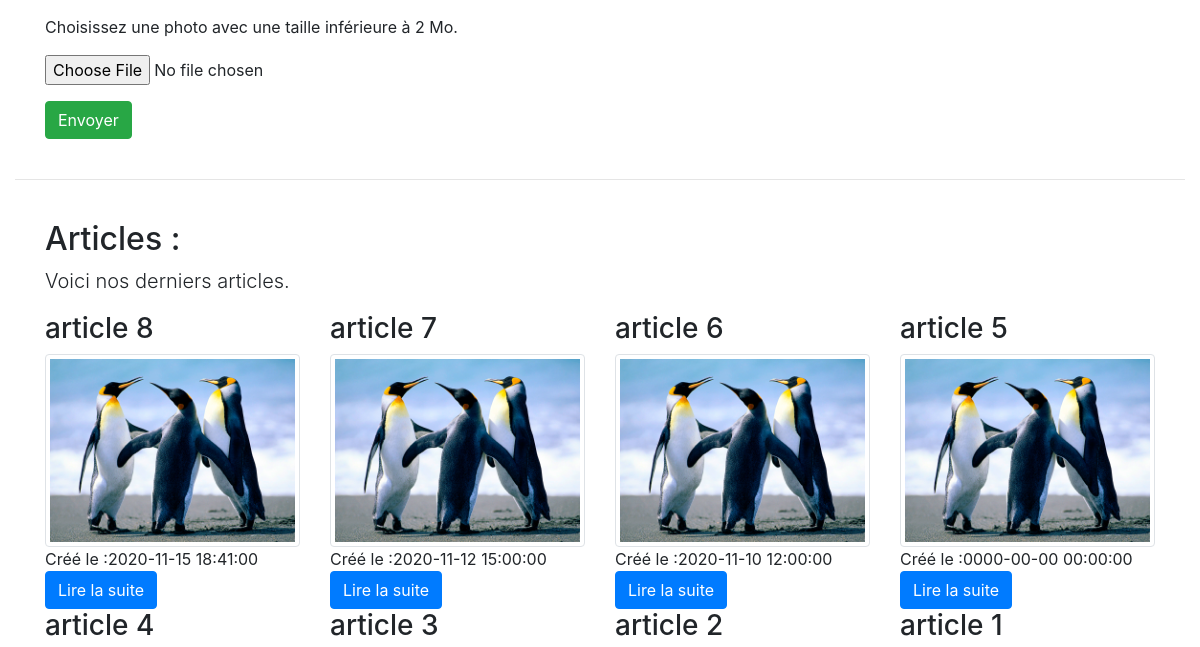
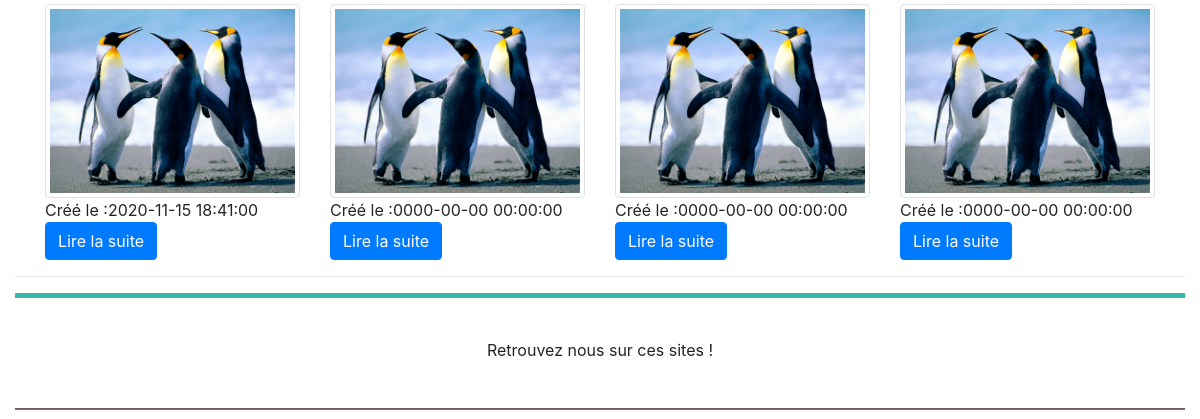
Before: /old_pages/articles.php (middle part) with the older database file (2 pictures, top to bottom).
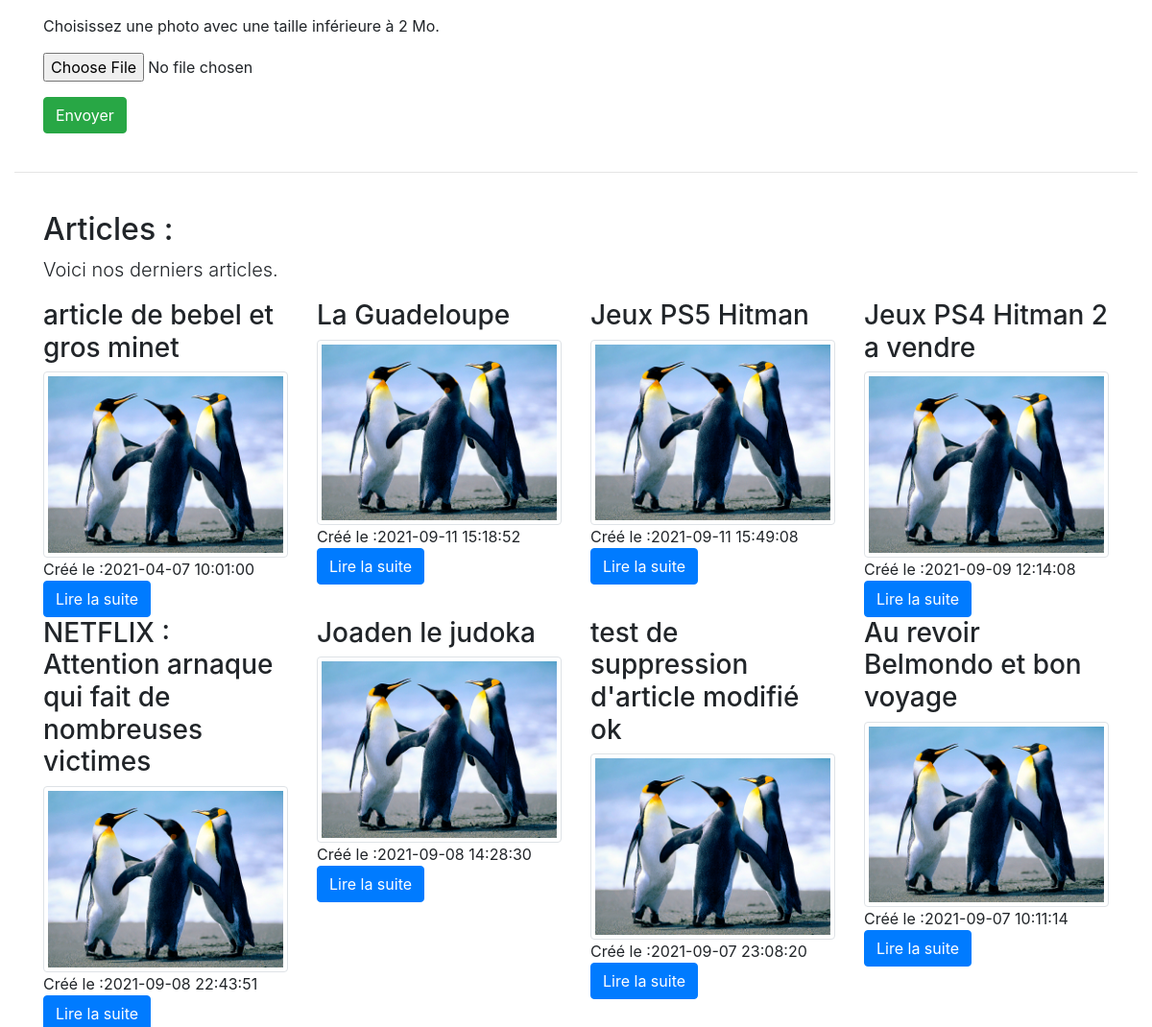
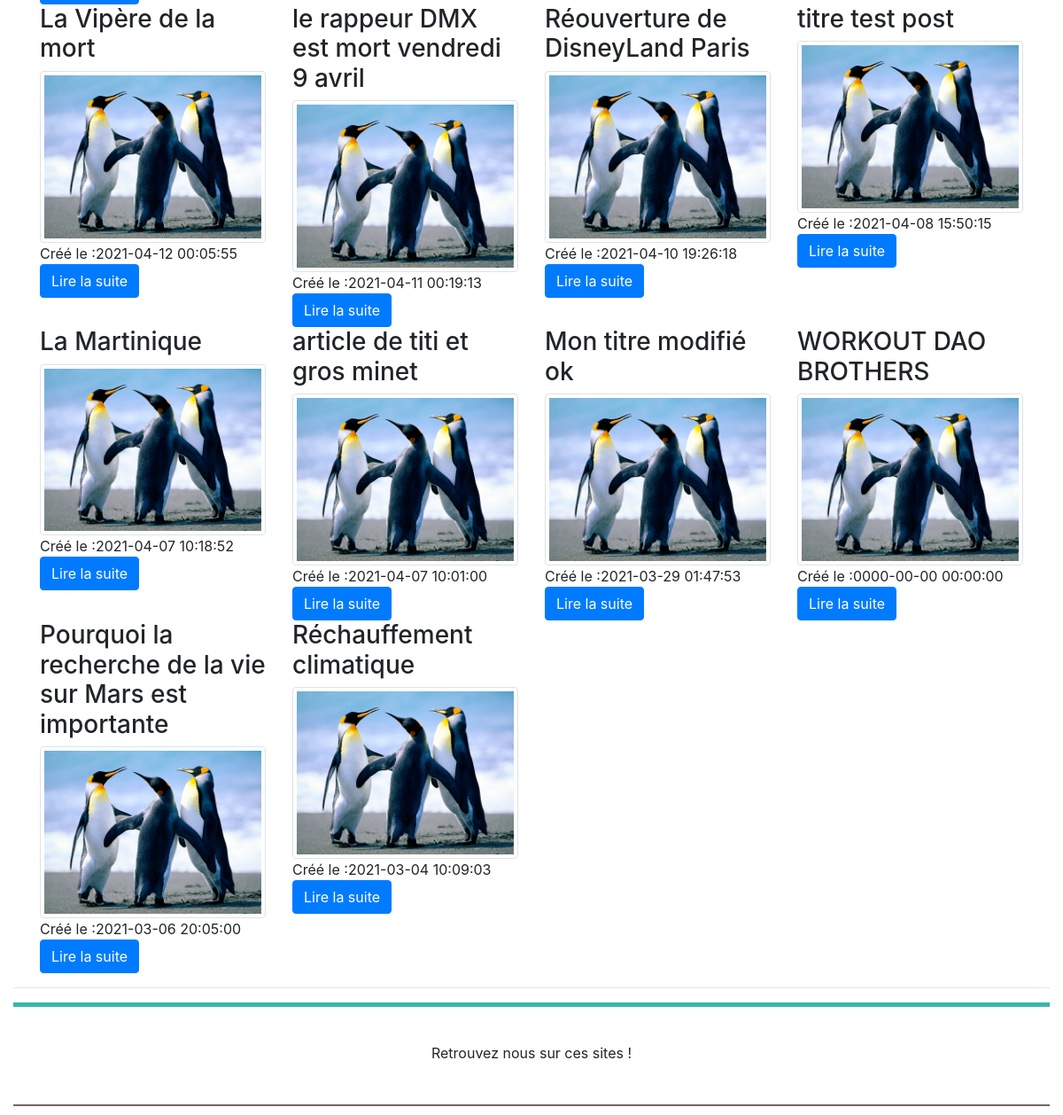
After: the same page with the newer database file (2 pictures, top to bottom).
### tables this page shows
CREATE TABLE `articles` (
  `id` int(11) NOT NULL,
  `user_id` int(11) DEFAULT NULL,
  `categories_id` int(11) DEFAULT NULL,
  `title` varchar(100) NOT NULL,
  `content` text NOT NULL,
  `date` datetime NOT NULL,
  `author` varchar(50) DEFAULT NULL,
  `online` tinyint(1) NOT NULL DEFAULT '0',
  `slug` varchar(20) DEFAULT NULL,
  `edition` datetime NOT NULL
);

### config/functions.php (called while the page is built, shortened)
<?php
function getArticles()
{
    $pathToRootFolder = "../../";
    require($pathToRootFolder.'config/connect.php');
    $req = $bdd->prepare('SELECT * FROM articles ORDER BY id DESC');
    $req->execute();
    $data = $req->fetchAll(PDO::FETCH_OBJ);
    return $data;
}

### old_pages/articles.php (the view, shortened to what this page needs)
<?php
require_once('config/functions.php');
$articles = getArticles();
?>
<!DOCTYPE html>
<html lang="fr">
    <body class="layout with-sidenav">
        <div class="container-fluid">
            <br>
            <div class="container">
               <div class="row">
                    <div class="col-6">
                    <form action="" method="POST" enctype="multipart/form-data">
                        <p>
                            <label for="content">Contenu :</label><br>
                            <p>Choisissez une photo avec une taille inférieure à 2 Mo.</p>
                            <input type="file" name="photo">
                        </p>
                        <button name="submit" class="btn btn-success" type="submit">Envoyer</button>
                    </form>
                    </div>
                </div>
           </div>
            <br><hr><br>
            <div class="container-xl">
                <h2>Articles :</h2>
                <p class="lead">
                Voici nos derniers articles.
            </p>
            </div>
            <div class="container">
                <div class="row">
                    <?php foreach($articles as $article): ?>
                        <div class="col-md-3">
                            <h3><?= $article->title ?></h3>
                            <img src="assets/upload/penguins.jpg" alt="img-thumbnail" class="img-thumbnail">
                            <br>
                            Créé le :<time><?= $article->date ?></time>
                            <br>
                            <a href="article.php?id=<?= $article->id ?>" class="btn btn-primary">Lire la suite</a>
                        </div>
                    <?php endforeach; ?>
                </div>
            </div>
            <hr>
            <?php
                include("src/Views/common/footer.php");
            ?>
        </div>
    </body>
</html>

### views/common/footer.php (shortened to what this page needs)
<footer >
    <div class="container">
        <div class="row text-center m_top_40">
            <div class="col-md-12">
                <div class="title_green">Retrouvez nous sur ces sites !</div>
            </div>
        </div>
        <div class="row text-center ">
            <div id="footerImg" class="col-md-12">
            </div>
        </div>
    </div>
    <hr class="hr_grey" />
</footer>

### assets/old_css/footer.css (style rules this page uses)
footer { border-top: 5px solid #38b6ab; width: 100%; }
.hr_grey { background: #7c6b66; height: 1px; }
.m_top_40 { margin-top: 40px; }

Changed rows visible on the page:
removed articles: title "article 8", date "2020-11-15 18:41:00"
removed articles: title "article 7", date "2020-11-12 15:00:00"
removed articles: title "article 6", date "2020-11-10 12:00:00"
removed articles: title "article 5", date "0000-00-00 00:00:00"
removed articles: title "article 4", date "2020-11-15 18:41:00"
added articles: title "article de bebel et gros minet", date "2021-04-07 10:01:00"
added articles: title "La Guadeloupe", date "2021-09-11 15:18:52"
added articles: title "Jeux PS5 Hitman", date "2021-09-11 15:49:08"
added articles: title "Jeux PS4 Hitman 2 a vendre", date "2021-09-09 12:14:08"
added articles: title "NETFLIX : Attention arnaque qui fait de nombreuses victimes", date "2021-09-08 22:43:51"
added articles: title "Joaden le judoka", date "2021-09-08 14:28:30"
added articles: title "test de suppression d'article modifié ok", date "2021-09-07 23:08:20"
added articles: title "Au revoir Belmondo et bon voyage", date "2021-09-07 10:11:14"
added articles: title "La Vipère de la mort", date "2021-04-12 00:05:55"
added articles: title "le rappeur DMX est mort vendredi 9 avril", date "2021-04-11 00:19:13"
added articles: title "Réouverture de DisneyLand Paris", date "2021-04-10 19:26:18"
added articles: title "titre test post", date "2021-04-08 15:50:15"
added articles: title "La Martinique", date "2021-04-07 10:18:52"
added articles: title "article de titi et gros minet", date "2021-04-07 10:01:00"
added articles: title "Mon titre modifié ok", date "2021-03-29 01:47:53"
changed articles: title "article 3" → "WORKOUT DAO BROTHERS"
changed articles: title "article 2" → "Pourquoi la recherche de la vie sur Mars est importante"; date "0000-00-00 00:00:00" → "2021-03-06 20:05:00"
changed articles: title "article 1" → "Réchauffement climatique"; date "0000-00-00 00:00:00" → "2021-03-04 10:09:03"
